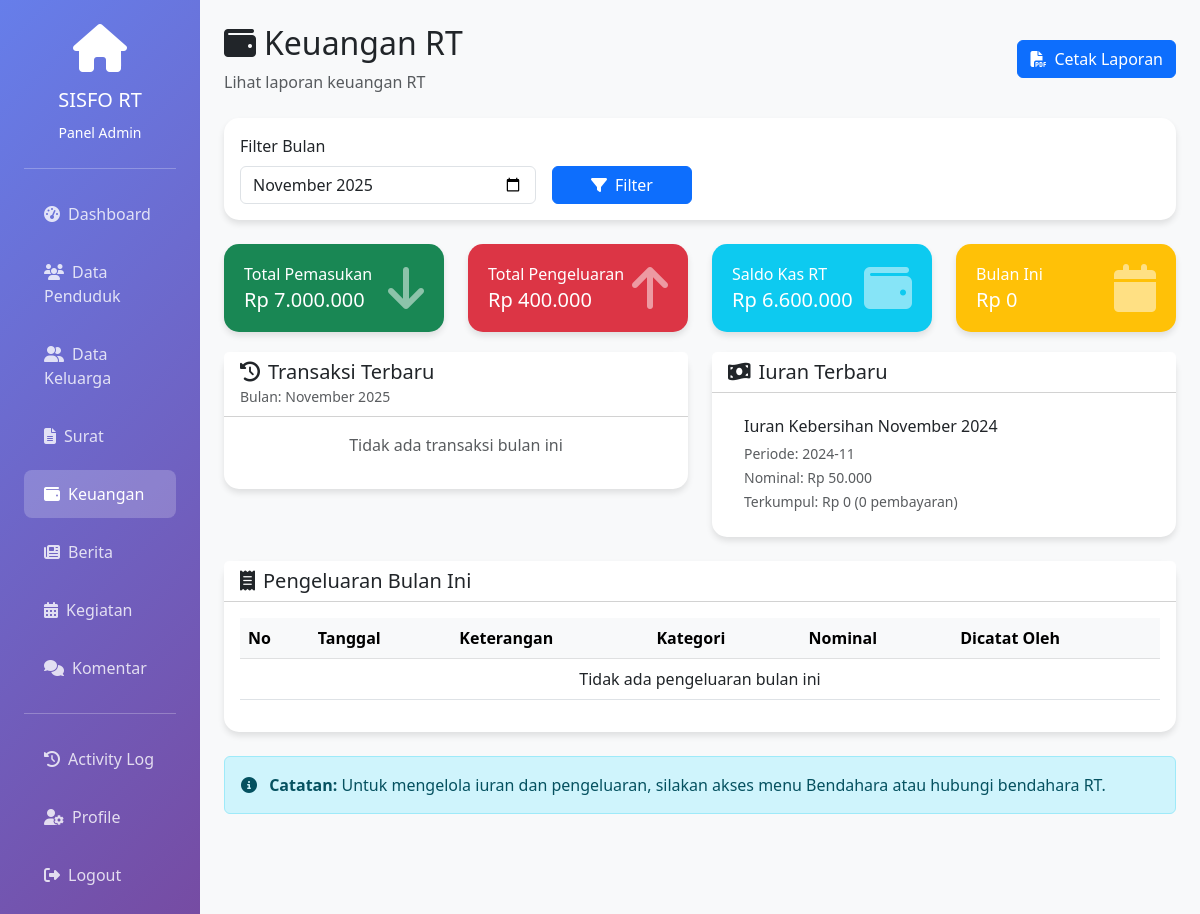
The app's page /admin/keuangan.php (signed in) with its own data.
### tables this page shows
CREATE TABLE iuran_posting (
    id_iuran_posting INT PRIMARY KEY AUTO_INCREMENT,
    judul VARCHAR(200) NOT NULL,
    deskripsi TEXT,
    nominal DECIMAL(12, 2) NOT NULL,
    periode VARCHAR(20) NOT NULL,
    qris_image VARCHAR(255),
    deadline DATE,
    created_at TIMESTAMP DEFAULT CURRENT_TIMESTAMP,
    updated_at TIMESTAMP DEFAULT CURRENT_TIMESTAMP ON UPDATE CURRENT_TIMESTAMP
);

### admin/keuangan.php (the view, shortened to what the rows shown need)
<?php
require_once '../includes/functions.php';
require_once '../includes/middleware.php';
$query = "SELECT ip.*,
          COUNT(ipb.id_pembayaran) as jumlah_bayar,
          COALESCE(SUM(CASE WHEN ipb.status = 'valid' THEN ip.nominal ELSE 0 END), 0) as total_terkumpul
          FROM iuran_posting ip
          LEFT JOIN iuran_pembayaran ipb ON ip.id_iuran_posting = ipb.id_iuran_posting
          GROUP BY ip.id_iuran_posting
          ORDER BY ip.created_at DESC
          LIMIT 5";
$iuran_list = $conn->query($query);
?>
<!DOCTYPE html>
<html lang="id">
<head>
    <link href="https://cdn.jsdelivr.net/npm/bootstrap@5.3.0/dist/css/bootstrap.min.css" rel="stylesheet">
    <link href="https://cdnjs.cloudflare.com/ajax/libs/font-awesome/6.4.0/css/all.min.css" rel="stylesheet">
</head>
<body>
    <div class="container-fluid">
        <div class="row">
            <div class="col-md-9 col-lg-10 p-4">
                <div class="d-flex justify-content-between align-items-center mb-4">
                    <div>
                        <h2><i class="fas fa-wallet me-2"></i>Keuangan RT</h2>
                    </div>
                </div>
                <div class="row">
                    <div class="col-md-6">
                        <div class="card">
                            <div class="card-body">
                                <?php if ($iuran_list->num_rows > 0): ?>
                                    <div class="list-group list-group-flush">
                                        <?php while($iuran = $iuran_list->fetch_assoc()): ?>
                                            <div class="list-group-item">
                                                <div class="d-flex justify-content-between align-items-start">
                                                    <div>
                                                        <h6 class="mb-1"><?php echo e($iuran['judul']); ?></h6>
                                                        <small class="text-muted">
                                                            Periode: <?php echo e($iuran['periode']); ?><br>
                                                            Nominal: <?php echo formatRupiah($iuran['nominal']); ?><br>
                                                            Terkumpul: <?php echo formatRupiah($iuran['total_terkumpul']); ?> (<?php echo $iuran['jumlah_bayar']; ?> pembayaran)
                                                        </small>
                                                    </div>
                                                </div>
                                            </div>
                                        <?php endwhile; ?>
                                    </div>
                                <?php else: ?>
                                    <p class="text-center text-muted">Belum ada iuran</p>
                                <?php endif; ?>
                            </div>
                        </div>
                    </div>
                </div>
                <div class="card mt-4">
                    <div class="card-body">
                        <div class="table-responsive">
                            <table class="table table-hover">
                                <thead class="table-light">
                                    <tr>
                                        <th>No</th>
                                        <th>Tanggal</th>
                                        <th>Keterangan</th>
                                        <th>Kategori</th>
                                        <th>Nominal</th>
                                        <th>Dicatat Oleh</th>
                                    </tr>
                                </thead>
                            </table>
                        </div>
                    </div>
                </div>
            </div>
        </div>
    </div>
</body>
</html>

### records on screen
iuran_posting: judul "Iuran Kebersihan November 2024", periode "2024-11", nominal "Rp 50.000", total_terkumpul "Rp 0", jumlah_bayar "0"

### other values on screen
formatRupiah($stats['total_pemasukan']) "Rp 7.000.000"
formatRupiah($stats['total_pengeluaran']) "Rp 400.000"
formatRupiah($stats['saldo_kas']) "Rp 6.600.000"
date('F Y', strtotime($bulan . '-01')) "November 2025"
